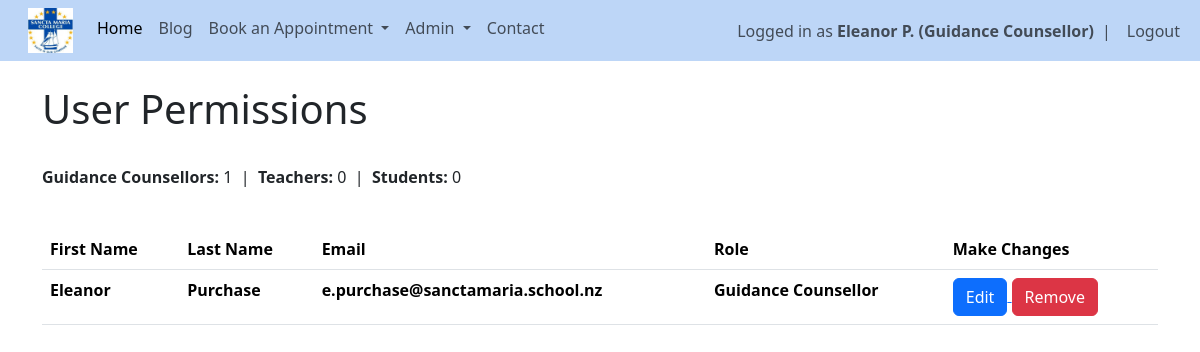
The app's page /permissions (signed in), older data.
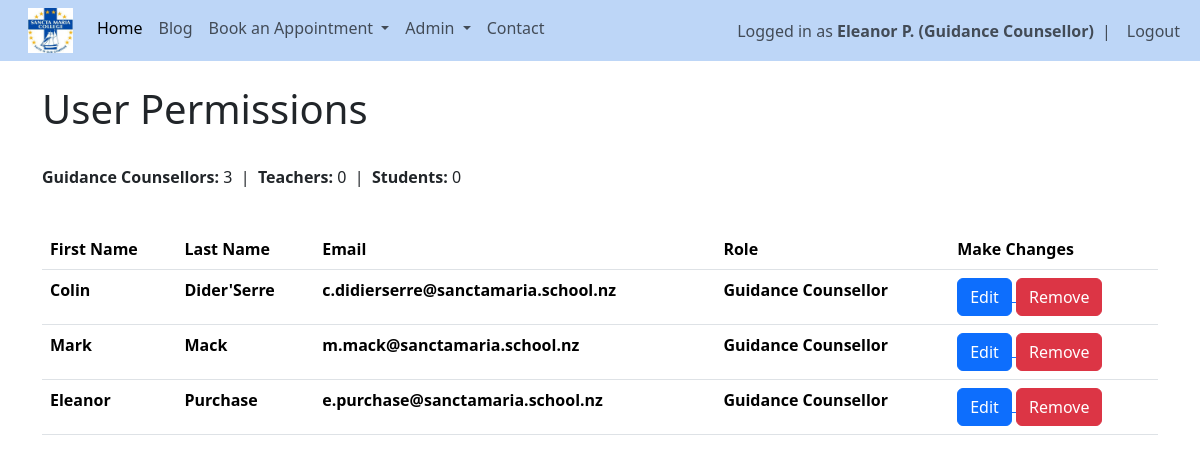
The same page, newer data.
### website/models.py (models this page shows)
class User(db.Model, UserMixin):
    id = db.Column(db.Integer, primary_key=True)
    email = db.Column(db.String(150), unique=True)
    fname = db.Column(db.String(20))
    lname = db.Column(db.String(20))
    username = db.Column(db.String(150), unique=True)
    role = db.Column(db.String(150))
    password = db.Column(db.String(150))
    date_created = db.Column(db.DateTime(timezone=True), default=func.now())
    posts = db.relationship('Post', backref='user', passive_deletes=True)
    comments = db.relationship('Comment', backref='user', passive_deletes=True)
    likes = db.relationship('Like', backref='user', passive_deletes=True)

### website/views.py (the view)
@views.route("/permissions")
@login_required
def permissions():
    if current_user.role != "Guidance Counsellor":
        flash("Access Denied", category='error')
        return redirect(url_for('views.home'))
    users = User.query.all()
    role_order = {"Guidance Counsellor": 1, "Teacher": 2, "Student": 3}
    users.sort(key=lambda u: (role_order.get(u.role, 99), u.lname.lower(), u.fname.lower()))
    counsellor_count = sum(1 for user in users if user.role == "Guidance Counsellor")
    teacher_count = sum(1 for user in users if user.role == "Teacher")
    student_count = sum(1 for user in users if user.role == "Student")
    return render_template("permissions.html", user=current_user, users=users, counsellor_count=counsellor_count, teacher_count=teacher_count, student_count=student_count)

### website/__init__.py (called while the page is built)
def create_app():
    app = Flask(__name__)
    app.config['SECRET_KEY'] = "DQiAlMIU5u5eeLDw4KPMHx4d"
    app.config['SQLALCHEMY_DATABASE_URI'] = f'sqlite:///{DB_NAME}'
    db.init_app(app)
    from .views import views
    from .auth import auth
    app.register_blueprint(views, url_prefix="/")
    app.register_blueprint(auth, url_prefix="/")
    from .models import User, Post
    with app.app_context():
        db.create_all()
    login_manager = LoginManager()
    login_manager.login_view = "auth.login"
    login_manager.init_app(app)
    @login_manager.user_loader
    def load_user(id):
        return User.query.get(int(id))
    return app

### website/templates/permissions.html
 {% extends "template.html" %} {% block title %} User Permissions {% endblock %}
  {% block content %}
  <br/>
  <h1>{% block header %} User Permissions {% endblock %}</h1>
  <br/>
    <p>
        <strong>Guidance Counsellors:</strong> {{ counsellor_count }}
        &nbsp;|&nbsp;
        <strong>Teachers:</strong> {{ teacher_count }}
        &nbsp;|&nbsp;
        <strong>Students:</strong> {{ student_count }}
    </p>
    <br/>
  <table class="table table-hover">
        <tr>
            <th>First Name</th>
            <th>Last Name</th>
            <th>Email</th>
            <th>Role</th>
            <th>Make Changes</th>
        </tr>
        {% for user in users %}
        <tr>
            <th>{{user.fname}}</th>
            <th>{{user.lname}}</th>
            <th>{{user.email}}</th>
            <th>{{user.role}}</th>
            <th>
                <a href="/update-user/{{user.id}}">
                    <button  type="button" class="btn btn-primary">Edit</button>
                </a>
                <a href="/delete-user/{{user.id}}">
                    <button  type="button" class="btn btn-danger">Remove</button>
                </a>
            </th>
        </tr>
        {% endfor %}
    </table>
  {% endblock %}

### website/templates/template.html (shortened to what this page needs)
<!DOCTYPE html>
<html>
    <head>
        <link href="https://cdn.jsdelivr.net/npm/bootstrap@5.3.8/dist/css/bootstrap.min.css" rel="stylesheet">
        <link rel="stylesheet" type="text/css" href="{{ url_for('static', filename='main.css') }}">
    </head>
    <body>
        <nav class="navbar navbar-expand-lg">
            <div class="container-fluid">
              <div class="collapse navbar-collapse" id="navbarSupportedContent">
                <ul class="navbar-nav me-auto mb-2 mb-lg-0">
                  <li class="nav-item">
                      <a class="navbar-brand" href="/home">
                          <img src="{{ url_for('static', filename='img/schoollogo.jpg') }}" width="45px" height="45px">
                      </a>
                  </li>
                  <li class="nav-item">
                      <a class="nav-link active" href="/home">Home</a>
                  </li>
                  {% if user.is_authenticated %}
                  <li class="nav-item">
                    <a class="nav-link" href="/blog">Blog</a>
                  </li>
                  <li class="nav-item dropdown">
                      <a class="nav-link dropdown-toggle" href="#" role="button"
                          data-bs-toggle="dropdown">
                          Book an Appointment
                      </a>
                  </li>
                  {% if current_user.role == "Guidance Counsellor" %}
                  <li class="nav-item dropdown">
                      <a class="nav-link dropdown-toggle" href="#" role="button"
                          data-bs-toggle="dropdown">
                          Admin
                      </a>
                  </li>
                  {% endif %}
                  {% endif %}
                  <li class="nav-item">
                      <a class="nav-link" href="/contact">Contact</a>
                  </li>
                </ul>
                <ul class="navbar-nav ms-auto align-items-center">
                {% if user.is_authenticated %}
                <li class="nav-item">
                    <span class="navbar-text">
                        Logged in as <strong>{{ user.fname }} {{ user.lname[0] }}. ({{ user.role }})</strong>
                    </span>
                </li>
                <li class="nav-item mx-2">
                    <span class="navbar-text">|</span>
                </li>
                <li class="nav-item">
                    <a class="nav-link py-0" href="/logout">Logout</a>
                </li>
                {% endif %}
                </ul>
              </div>
            </div>
          </nav>
        <div class="container">{% block content %} {% endblock %}</div>
      </body>
</html>

### website/static/main.css (style rules this page uses)
nav { background-color: #bdd6f7; }

Row changes from the older to the newer data that the page shows:
added User: fname "Colin", lname "Dider'Serre", email "c.didierserre@sanctamaria.school.nz", role "Guidance Counsellor"
added User: fname "Mark", lname "Mack", email "m.mack@sanctamaria.school.nz", role "Guidance Counsellor"
Text that changed along with them:
{{ counsellor_count }}: "1" → "3"
